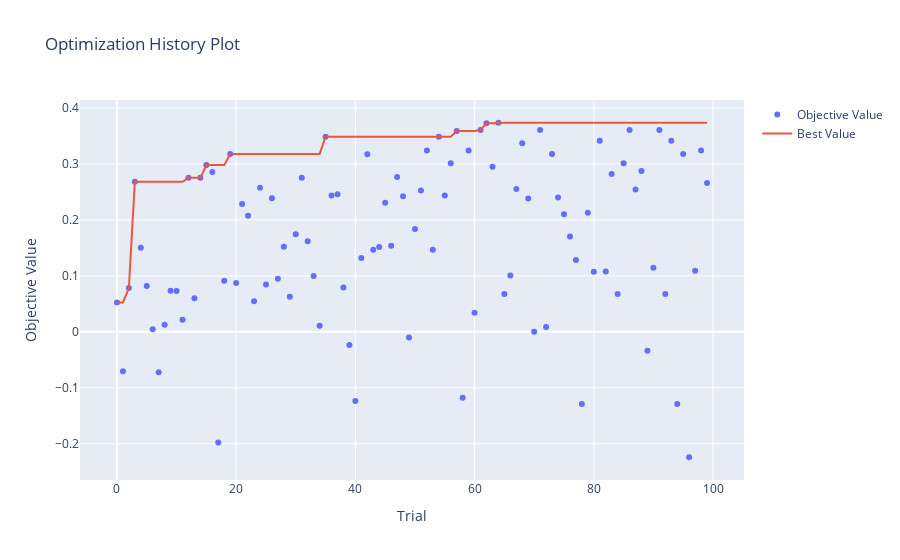
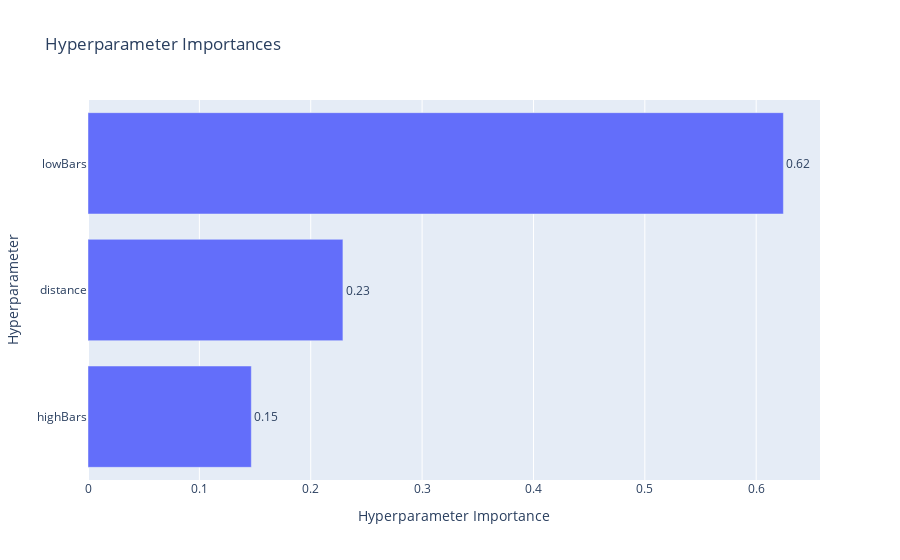
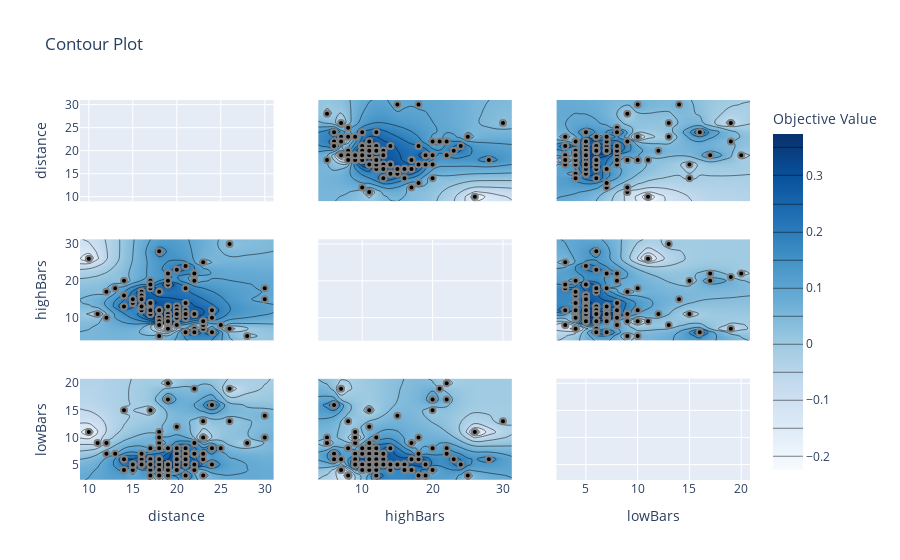
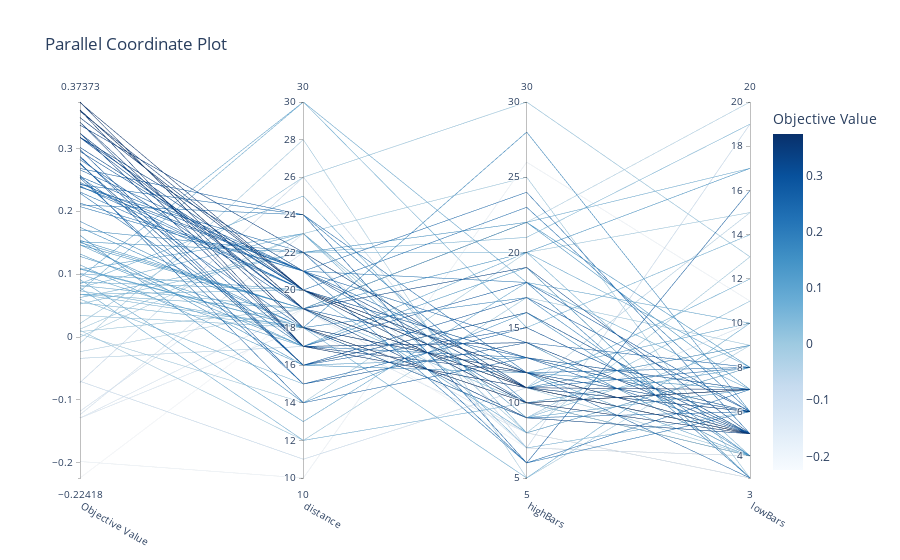

The cell these charts' notebook holds for them, in order:
### Code cell
optuna.visualization.plot_optimization_history(study).show()
optuna.visualization.plot_param_importances(study).show()
optuna.visualization.plot_contour(study).show()
optuna.visualization.plot_parallel_coordinate(study).show()

### Figure 1 — Plotly figure (JSON) as saved in the notebook; plotly's stock layout.template omitted (floating-point values rounded to 4 significant figures)
{"data": [{"mode": "markers", "name": "Objective Value", "type": "scatter", "x": [0, 1, 2, 3, 4, 5, 6, 7, 8, 9, 10, 11, 12, 13, 14, 15, 16, 17, 18, 19, 20, 21, 22, 23, 24, 25, 26, 27, 28, 29, 30, 31, 32, 33, 34, 35, 36, 37, 38, 39, 40, 41, 42, 43, 44, 45, 46, 47, 48, 49, 50, 51, 52, 53, 54, 55, 56, 57, 58, 59, 60, 61, 62, 63, 64, 65, 66, 67, 68, 69, 70, 71, 72, 73, 74, 75, 76, 77, 78, 79, 80, 81, 82, 83, 84, 85, 86, 87, 88, 89, 90, 91, 92, 93, 94, 95, 96, 97, 98, 99], "y": [0.0525, -0.07037, 0.07813, 0.2681, 0.1503, 0.08195, 0.004535, -0.07242, 0.01254, 0.07346, 0.07309, 0.02146, 0.2752, 0.06014, 0.2752, 0.298, 0.2856, -0.1979, 0.09126, 0.3177, 0.08728, 0.2287, 0.2074, 0.05449, 0.2574, 0.08468, 0.2388, 0.0949, 0.1521, 0.06275, 0.1743, 0.2752, 0.1617, 0.09989, 0.01074, 0.3489, 0.2438, 0.2461, 0.07917, -0.02335, -0.1235, 0.132, 0.3174, 0.1467, 0.1516, 0.2306, 0.1538, 0.2766, 0.2422, -0.009965, 0.1839, 0.2528, 0.324, 0.1467, 0.3489, 0.2438, 0.3015, 0.359, -0.1179, 0.3239, 0.03426, 0.361, 0.3729, 0.2953, 0.3737, 0.0678, 0.1006, 0.2552, 0.3369, 0.2383, 0.0001339, 0.361, 0.008636, 0.3177, 0.2403, 0.2101, 0.1702, 0.1282, -0.1288, 0.2129, 0.1072, 0.3416, 0.108, 0.282, 0.0678, 0.3015, 0.361, 0.2543, 0.2874, -0.0339, 0.1147, 0.361, 0.0678, 0.3416, -0.1288, 0.3177, -0.2242, 0.1093, 0.3239, 0.2659]}, {"mode": "lines", "name": "Best Value", "type": "scatter", "x": [0, 1, 2, 3, 4, 5, 6, 7, 8, 9, 10, 11, 12, 13, 14, 15, 16, 17, 18, 19, 20, 21, 22, 23, 24, 25, 26, 27, 28, 29, 30, 31, 32, 33, 34, 35, 36, 37, 38, 39, 40, 41, 42, 43, 44, 45, 46, 47, 48, 49, 50, 51, 52, 53, 54, 55, 56, 57, 58, 59, 60, 61, 62, 63, 64, 65, 66, 67, 68, 69, 70, 71, 72, 73, 74, 75, 76, 77, 78, 79, 80, 81, 82, 83, 84, 85, 86, 87, 88, 89, 90, 91, 92, 93, 94, 95, 96, 97, 98, 99], "y": [0.0525, 0.0525, 0.07813, 0.2681, 0.2681, 0.2681, 0.2681, 0.2681, 0.2681, 0.2681, 0.2681, 0.2681, 0.2752, 0.2752, 0.2752, 0.298, 0.298, 0.298, 0.298, 0.3177, 0.3177, 0.3177, 0.3177, 0.3177, 0.3177, 0.3177, 0.3177, 0.3177, 0.3177, 0.3177, 0.3177, 0.3177, 0.3177, 0.3177, 0.3177, 0.3489, 0.3489, 0.3489, 0.3489, 0.3489, 0.3489, 0.3489, 0.3489, 0.3489, 0.3489, 0.3489, 0.3489, 0.3489, 0.3489, 0.3489, 0.3489, 0.3489, 0.3489, 0.3489, 0.3489, 0.3489, 0.3489, 0.359, 0.359, 0.359, 0.359, 0.361, 0.3729, 0.3729, 0.3737, 0.3737, 0.3737, 0.3737, 0.3737, 0.3737, 0.3737, 0.3737, 0.3737, 0.3737, 0.3737, 0.3737, 0.3737, 0.3737, 0.3737, 0.3737, 0.3737, 0.3737, 0.3737, 0.3737, 0.3737, 0.3737, 0.3737, 0.3737, 0.3737, 0.3737, 0.3737, 0.3737, 0.3737, 0.3737, 0.3737, 0.3737, 0.3737, 0.3737, 0.3737, 0.3737]}, {"marker": {"color": "#cccccc"}, "mode": "markers", "name": "Infeasible Trial", "showlegend": false, "type": "scatter", "x": [], "y": []}], "layout": {"title": {"text": "Optimization History Plot"}, "xaxis": {"title": {"text": "Trial"}}, "yaxis": {"title": {"text": "Objective Value"}}}}

### Figure 2 — Plotly figure (JSON) as saved in the notebook; plotly's stock layout.template omitted (floating-point values rounded to 4 significant figures)
{"data": [{"cliponaxis": false, "hovertemplate": ["highBars (IntDistribution): 0.1466613490575902<extra></extra>", "distance (IntDistribution): 0.22891282225497617<extra></extra>", "lowBars (IntDistribution): 0.6244258286874337<extra></extra>"], "name": "Objective Value", "orientation": "h", "text": ["0.15", "0.23", "0.62"], "textposition": "outside", "type": "bar", "x": [0.1467, 0.2289, 0.6244], "y": ["highBars", "distance", "lowBars"]}], "layout": {"title": {"text": "Hyperparameter Importances"}, "xaxis": {"title": {"text": "Hyperparameter Importance"}}, "yaxis": {"title": {"text": "Hyperparameter"}}}}

### Figure 3 — Plotly figure (JSON) as saved in the notebook; plotly's stock layout.template omitted (floating-point values rounded to 4 significant figures; data arrays with more than 128 entries replaced by an {"elided": "..."} marker saying what was removed)
{"data": [{"type": "scatter", "xaxis": "x", "yaxis": "y"}, {"colorbar": {"title": {"text": "Objective Value"}}, "colorscale": [[0, "rgb(247,251,255)"], [0.125, "rgb(222,235,247)"], [0.25, "rgb(198,219,239)"], [0.375, "rgb(158,202,225)"], [0.5, "rgb(107,174,214)"], [0.625, "rgb(66,146,198)"], [0.75, "rgb(33,113,181)"], [0.875, "rgb(8,81,156)"], [1, "rgb(8,48,107)"]], "connectgaps": true, "contours": {"coloring": "heatmap"}, "hoverinfo": "none", "line": {"smoothing": 1.3}, "reversescale": false, "showscale": true, "type": "contour", "x": [9, 10, 11, 12, 13, 14, 15, 16, 17, 18, 19, 20, 21, 22, 23, 24, 25, 26, 28, 30, 31], "xaxis": "x4", "y": [3.75, 5, 6, 7, 8, 9, 10, 11, 12, 13, 14, 15, 16, 17, 18, 19, 20, 21, 22, 23, 24, 25, 26, 28, 30, 31.25], "yaxis": "y4", "z": {"elided": "26x21 float values"}}, {"marker": {"color": "black", "line": {"color": "Gray", "width": 2}}, "mode": "markers", "name": "Feasible Trial", "showlegend": false, "type": "scatter", "x": [22, 11, 12, 24, 19, 19, 14, 26, 23, 18, 30, 26, 16, 15, 16, 16, 17, 10, 13, 21, 20, 17, 21, 18, 14, 25, 21, 30, 16, 22, 18, 16, 14, 17, 12, 20, 21, 20, 23, 19, 23, 17, 19, 19, 22, 20, 19, 15, 24, 28, 18, 15, 17, 17, 20, 21, 20, 20, 22, 19, 18, 19, 20, 20, 18, 18, 20, 21, 22, 22, 23, 19, 19, 21, 20, 24, 22, 18, 19, 21, 23, 18, 18, 19, 20, 20, 17, 18, 16, 17, 16, 19, 19, 17, 18, 20, 19, 18, 19, 21], "xaxis": "x4", "y": [21, 11, 10, 6, 22, 22, 20, 7, 25, 5, 15, 30, 16, 14, 16, 17, 18, 26, 18, 11, 11, 13, 18, 9, 13, 8, 24, 18, 12, 20, 28, 16, 16, 20, 17, 10, 10, 11, 7, 22, 9, 14, 19, 19, 22, 23, 20, 14, 12, 5, 17, 15, 14, 19, 10, 10, 12, 12, 7, 9, 9, 11, 11, 13, 10, 10, 8, 12, 11, 6, 8, 11, 11, 11, 13, 10, 11, 10, 8, 6, 9, 12, 12, 13, 10, 12, 11, 9, 15, 11, 13, 11, 10, 12, 8, 11, 7, 12, 9, 14], "yaxis": "y4"}, {"colorbar": {"title": {"text": "Objective Value"}}, "colorscale": [[0, "rgb(247,251,255)"], [0.125, "rgb(222,235,247)"], [0.25, "rgb(198,219,239)"], [0.375, "rgb(158,202,225)"], [0.5, "rgb(107,174,214)"], [0.625, "rgb(66,146,198)"], [0.75, "rgb(33,113,181)"], [0.875, "rgb(8,81,156)"], [1, "rgb(8,48,107)"]], "connectgaps": true, "contours": {"coloring": "heatmap"}, "hoverinfo": "none", "line": {"smoothing": 1.3}, "reversescale": false, "showscale": false, "type": "contour", "x": [9, 10, 11, 12, 13, 14, 15, 16, 17, 18, 19, 20, 21, 22, 23, 24, 25, 26, 28, 30, 31], "xaxis": "x7", "y": [2.15, 3, 4, 5, 6, 7, 8, 9, 10, 11, 12, 13, 14, 15, 16, 17, 19, 20, 20.85], "yaxis": "y7", "z": {"elided": "19x21 float values"}}, {"marker": {"color": "black", "line": {"color": "Gray", "width": 2}}, "mode": "markers", "name": "Feasible Trial", "showlegend": false, "type": "scatter", "x": [22, 11, 12, 24, 19, 19, 14, 26, 23, 18, 30, 26, 16, 15, 16, 16, 17, 10, 13, 21, 20, 17, 21, 18, 14, 25, 21, 30, 16, 22, 18, 16, 14, 17, 12, 20, 21, 20, 23, 19, 23, 17, 19, 19, 22, 20, 19, 15, 24, 28, 18, 15, 17, 17, 20, 21, 20, 20, 22, 19, 18, 19, 20, 20, 18, 18, 20, 21, 22, 22, 23, 19, 19, 21, 20, 24, 22, 18, 19, 21, 23, 18, 18, 19, 20, 20, 17, 18, 16, 17, 16, 19, 19, 17, 18, 20, 19, 18, 19, 21], "xaxis": "x7", "y": [19, 9, 7, 16, 8, 17, 15, 19, 3, 10, 14, 13, 5, 4, 5, 6, 6, 11, 7, 6, 12, 6, 3, 9, 6, 8, 5, 10, 7, 4, 6, 5, 4, 8, 9, 7, 7, 8, 6, 20, 10, 4, 5, 3, 7, 6, 17, 5, 8, 9, 4, 5, 5, 3, 7, 7, 6, 5, 4, 5, 11, 5, 7, 7, 5, 4, 8, 3, 5, 7, 13, 5, 4, 6, 6, 5, 9, 8, 3, 6, 7, 5, 4, 5, 4, 6, 5, 6, 5, 15, 7, 5, 4, 5, 3, 6, 4, 10, 5, 8], "yaxis": "y7"}, {"colorbar": {"title": {"text": "Objective Value"}}, "colorscale": [[0, "rgb(247,251,255)"], [0.125, "rgb(222,235,247)"], [0.25, "rgb(198,219,239)"], [0.375, "rgb(158,202,225)"], [0.5, "rgb(107,174,214)"], [0.625, "rgb(66,146,198)"], [0.75, "rgb(33,113,181)"], [0.875, "rgb(8,81,156)"], [1, "rgb(8,48,107)"]], "connectgaps": true, "contours": {"coloring": "heatmap"}, "hoverinfo": "none", "line": {"smoothing": 1.3}, "reversescale": false, "showscale": false, "type": "contour", "x": [3.75, 5, 6, 7, 8, 9, 10, 11, 12, 13, 14, 15, 16, 17, 18, 19, 20, 21, 22, 23, 24, 25, 26, 28, 30, 31.25], "xaxis": "x2", "y": [9, 10, 11, 12, 13, 14, 15, 16, 17, 18, 19, 20, 21, 22, 23, 24, 25, 26, 28, 30, 31], "yaxis": "y2", "z": {"elided": "21x26 float values"}}, {"marker": {"color": "black", "line": {"color": "Gray", "width": 2}}, "mode": "markers", "name": "Feasible Trial", "showlegend": false, "type": "scatter", "x": [21, 11, 10, 6, 22, 22, 20, 7, 25, 5, 15, 30, 16, 14, 16, 17, 18, 26, 18, 11, 11, 13, 18, 9, 13, 8, 24, 18, 12, 20, 28, 16, 16, 20, 17, 10, 10, 11, 7, 22, 9, 14, 19, 19, 22, 23, 20, 14, 12, 5, 17, 15, 14, 19, 10, 10, 12, 12, 7, 9, 9, 11, 11, 13, 10, 10, 8, 12, 11, 6, 8, 11, 11, 11, 13, 10, 11, 10, 8, 6, 9, 12, 12, 13, 10, 12, 11, 9, 15, 11, 13, 11, 10, 12, 8, 11, 7, 12, 9, 14], "xaxis": "x2", "y": [22, 11, 12, 24, 19, 19, 14, 26, 23, 18, 30, 26, 16, 15, 16, 16, 17, 10, 13, 21, 20, 17, 21, 18, 14, 25, 21, 30, 16, 22, 18, 16, 14, 17, 12, 20, 21, 20, 23, 19, 23, 17, 19, 19, 22, 20, 19, 15, 24, 28, 18, 15, 17, 17, 20, 21, 20, 20, 22, 19, 18, 19, 20, 20, 18, 18, 20, 21, 22, 22, 23, 19, 19, 21, 20, 24, 22, 18, 19, 21, 23, 18, 18, 19, 20, 20, 17, 18, 16, 17, 16, 19, 19, 17, 18, 20, 19, 18, 19, 21], "yaxis": "y2"}, {"type": "scatter", "xaxis": "x5", "yaxis": "y5"}, {"colorbar": {"title": {"text": "Objective Value"}}, "colorscale": [[0, "rgb(247,251,255)"], [0.125, "rgb(222,235,247)"], [0.25, "rgb(198,219,239)"], [0.375, "rgb(158,202,225)"], [0.5, "rgb(107,174,214)"], [0.625, "rgb(66,146,198)"], [0.75, "rgb(33,113,181)"], [0.875, "rgb(8,81,156)"], [1, "rgb(8,48,107)"]], "connectgaps": true, "contours": {"coloring": "heatmap"}, "hoverinfo": "none", "line": {"smoothing": 1.3}, "reversescale": false, "showscale": false, "type": "contour", "x": [3.75, 5, 6, 7, 8, 9, 10, 11, 12, 13, 14, 15, 16, 17, 18, 19, 20, 21, 22, 23, 24, 25, 26, 28, 30, 31.25], "xaxis": "x8", "y": [2.15, 3, 4, 5, 6, 7, 8, 9, 10, 11, 12, 13, 14, 15, 16, 17, 19, 20, 20.85], "yaxis": "y8", "z": {"elided": "19x26 float values"}}, {"marker": {"color": "black", "line": {"color": "Gray", "width": 2}}, "mode": "markers", "name": "Feasible Trial", "showlegend": false, "type": "scatter", "x": [21, 11, 10, 6, 22, 22, 20, 7, 25, 5, 15, 30, 16, 14, 16, 17, 18, 26, 18, 11, 11, 13, 18, 9, 13, 8, 24, 18, 12, 20, 28, 16, 16, 20, 17, 10, 10, 11, 7, 22, 9, 14, 19, 19, 22, 23, 20, 14, 12, 5, 17, 15, 14, 19, 10, 10, 12, 12, 7, 9, 9, 11, 11, 13, 10, 10, 8, 12, 11, 6, 8, 11, 11, 11, 13, 10, 11, 10, 8, 6, 9, 12, 12, 13, 10, 12, 11, 9, 15, 11, 13, 11, 10, 12, 8, 11, 7, 12, 9, 14], "xaxis": "x8", "y": [19, 9, 7, 16, 8, 17, 15, 19, 3, 10, 14, 13, 5, 4, 5, 6, 6, 11, 7, 6, 12, 6, 3, 9, 6, 8, 5, 10, 7, 4, 6, 5, 4, 8, 9, 7, 7, 8, 6, 20, 10, 4, 5, 3, 7, 6, 17, 5, 8, 9, 4, 5, 5, 3, 7, 7, 6, 5, 4, 5, 11, 5, 7, 7, 5, 4, 8, 3, 5, 7, 13, 5, 4, 6, 6, 5, 9, 8, 3, 6, 7, 5, 4, 5, 4, 6, 5, 6, 5, 15, 7, 5, 4, 5, 3, 6, 4, 10, 5, 8], "yaxis": "y8"}, {"colorbar": {"title": {"text": "Objective Value"}}, "colorscale": [[0, "rgb(247,251,255)"], [0.125, "rgb(222,235,247)"], [0.25, "rgb(198,219,239)"], [0.375, "rgb(158,202,225)"], [0.5, "rgb(107,174,214)"], [0.625, "rgb(66,146,198)"], [0.75, "rgb(33,113,181)"], [0.875, "rgb(8,81,156)"], [1, "rgb(8,48,107)"]], "connectgaps": true, "contours": {"coloring": "heatmap"}, "hoverinfo": "none", "line": {"smoothing": 1.3}, "reversescale": false, "showscale": false, "type": "contour", "x": [2.15, 3, 4, 5, 6, 7, 8, 9, 10, 11, 12, 13, 14, 15, 16, 17, 19, 20, 20.85], "xaxis": "x3", "y": [9, 10, 11, 12, 13, 14, 15, 16, 17, 18, 19, 20, 21, 22, 23, 24, 25, 26, 28, 30, 31], "yaxis": "y3", "z": {"elided": "21x19 float values"}}, {"marker": {"color": "black", "line": {"color": "Gray", "width": 2}}, "mode": "markers", "name": "Feasible Trial", "showlegend": false, "type": "scatter", "x": [19, 9, 7, 16, 8, 17, 15, 19, 3, 10, 14, 13, 5, 4, 5, 6, 6, 11, 7, 6, 12, 6, 3, 9, 6, 8, 5, 10, 7, 4, 6, 5, 4, 8, 9, 7, 7, 8, 6, 20, 10, 4, 5, 3, 7, 6, 17, 5, 8, 9, 4, 5, 5, 3, 7, 7, 6, 5, 4, 5, 11, 5, 7, 7, 5, 4, 8, 3, 5, 7, 13, 5, 4, 6, 6, 5, 9, 8, 3, 6, 7, 5, 4, 5, 4, 6, 5, 6, 5, 15, 7, 5, 4, 5, 3, 6, 4, 10, 5, 8], "xaxis": "x3", "y": [22, 11, 12, 24, 19, 19, 14, 26, 23, 18, 30, 26, 16, 15, 16, 16, 17, 10, 13, 21, 20, 17, 21, 18, 14, 25, 21, 30, 16, 22, 18, 16, 14, 17, 12, 20, 21, 20, 23, 19, 23, 17, 19, 19, 22, 20, 19, 15, 24, 28, 18, 15, 17, 17, 20, 21, 20, 20, 22, 19, 18, 19, 20, 20, 18, 18, 20, 21, 22, 22, 23, 19, 19, 21, 20, 24, 22, 18, 19, 21, 23, 18, 18, 19, 20, 20, 17, 18, 16, 17, 16, 19, 19, 17, 18, 20, 19, 18, 19, 21], "yaxis": "y3"}, {"colorbar": {"title": {"text": "Objective Value"}}, "colorscale": [[0, "rgb(247,251,255)"], [0.125, "rgb(222,235,247)"], [0.25, "rgb(198,219,239)"], [0.375, "rgb(158,202,225)"], [0.5, "rgb(107,174,214)"], [0.625, "rgb(66,146,198)"], [0.75, "rgb(33,113,181)"], [0.875, "rgb(8,81,156)"], [1, "rgb(8,48,107)"]], "connectgaps": true, "contours": {"coloring": "heatmap"}, "hoverinfo": "none", "line": {"smoothing": 1.3}, "reversescale": false, "showscale": false, "type": "contour", "x": [2.15, 3, 4, 5, 6, 7, 8, 9, 10, 11, 12, 13, 14, 15, 16, 17, 19, 20, 20.85], "xaxis": "x6", "y": [3.75, 5, 6, 7, 8, 9, 10, 11, 12, 13, 14, 15, 16, 17, 18, 19, 20, 21, 22, 23, 24, 25, 26, 28, 30, 31.25], "yaxis": "y6", "z": {"elided": "26x19 float values"}}, {"marker": {"color": "black", "line": {"color": "Gray", "width": 2}}, "mode": "markers", "name": "Feasible Trial", "showlegend": false, "type": "scatter", "x": [19, 9, 7, 16, 8, 17, 15, 19, 3, 10, 14, 13, 5, 4, 5, 6, 6, 11, 7, 6, 12, 6, 3, 9, 6, 8, 5, 10, 7, 4, 6, 5, 4, 8, 9, 7, 7, 8, 6, 20, 10, 4, 5, 3, 7, 6, 17, 5, 8, 9, 4, 5, 5, 3, 7, 7, 6, 5, 4, 5, 11, 5, 7, 7, 5, 4, 8, 3, 5, 7, 13, 5, 4, 6, 6, 5, 9, 8, 3, 6, 7, 5, 4, 5, 4, 6, 5, 6, 5, 15, 7, 5, 4, 5, 3, 6, 4, 10, 5, 8], "xaxis": "x6", "y": [21, 11, 10, 6, 22, 22, 20, 7, 25, 5, 15, 30, 16, 14, 16, 17, 18, 26, 18, 11, 11, 13, 18, 9, 13, 8, 24, 18, 12, 20, 28, 16, 16, 20, 17, 10, 10, 11, 7, 22, 9, 14, 19, 19, 22, 23, 20, 14, 12, 5, 17, 15, 14, 19, 10, 10, 12, 12, 7, 9, 9, 11, 11, 13, 10, 10, 8, 12, 11, 6, 8, 11, 11, 11, 13, 10, 11, 10, 8, 6, 9, 12, 12, 13, 10, 12, 11, 9, 15, 11, 13, 11, 10, 12, 8, 11, 7, 12, 9, 14], "yaxis": "y6"}, {"type": "scatter", "xaxis": "x9", "yaxis": "y9"}], "layout": {"title": {"text": "Contour Plot"}, "xaxis": {"anchor": "y", "domain": [0, 0.2889], "matches": "x7", "range": [9, 31], "showticklabels": false}, "xaxis2": {"anchor": "y2", "domain": [0.3556, 0.6444], "matches": "x8", "range": [3.75, 31.25], "showticklabels": false}, "xaxis3": {"anchor": "y3", "domain": [0.7111, 1], "matches": "x9", "range": [2.15, 20.85], "showticklabels": false}, "xaxis4": {"anchor": "y4", "domain": [0, 0.2889], "matches": "x7", "range": [9, 31], "showticklabels": false}, "xaxis5": {"anchor": "y5", "domain": [0.3556, 0.6444], "matches": "x8", "range": [3.75, 31.25], "showticklabels": false}, "xaxis6": {"anchor": "y6", "domain": [0.7111, 1], "matches": "x9", "range": [2.15, 20.85], "showticklabels": false}, "xaxis7": {"anchor": "y7", "domain": [0, 0.2889], "range": [9, 31], "title": {"text": "distance"}}, "xaxis8": {"anchor": "y8", "domain": [0.3556, 0.6444], "range": [3.75, 31.25], "title": {"text": "highBars"}}, "xaxis9": {"anchor": "y9", "domain": [0.7111, 1], "range": [2.15, 20.85], "title": {"text": "lowBars"}}, "yaxis": {"anchor": "x", "domain": [0.7333, 1], "range": [9, 31], "title": {"text": "distance"}}, "yaxis2": {"anchor": "x2", "domain": [0.7333, 1], "matches": "y", "range": [9, 31], "showticklabels": false}, "yaxis3": {"anchor": "x3", "domain": [0.7333, 1], "matches": "y", "range": [9, 31], "showticklabels": false}, "yaxis4": {"anchor": "x4", "domain": [0.3667, 0.6333], "range": [3.75, 31.25], "title": {"text": "highBars"}}, "yaxis5": {"anchor": "x5", "domain": [0.3667, 0.6333], "matches": "y4", "range": [3.75, 31.25], "showticklabels": false}, "yaxis6": {"anchor": "x6", "domain": [0.3667, 0.6333], "matches": "y4", "range": [3.75, 31.25], "showticklabels": false}, "yaxis7": {"anchor": "x7", "domain": [0, 0.2667], "range": [2.15, 20.85], "title": {"text": "lowBars"}}, "yaxis8": {"anchor": "x8", "domain": [0, 0.2667], "matches": "y7", "range": [2.15, 20.85], "showticklabels": false}, "yaxis9": {"anchor": "x9", "domain": [0, 0.2667], "matches": "y7", "range": [2.15, 20.85], "showticklabels": false}}}

### Figure 4 — Plotly figure (JSON) as saved in the notebook; plotly's stock layout.template omitted (floating-point values rounded to 4 significant figures)
{"data": [{"dimensions": [{"label": "Objective Value", "range": [-0.2242, 0.3737], "values": [0.0525, -0.07037, 0.07813, 0.2681, 0.1503, 0.08195, 0.004535, -0.07242, 0.01254, 0.07346, 0.07309, 0.02146, 0.2752, 0.06014, 0.2752, 0.298, 0.2856, -0.1979, 0.09126, 0.3177, 0.08728, 0.2287, 0.2074, 0.05449, 0.2574, 0.08468, 0.2388, 0.0949, 0.1521, 0.06275, 0.1743, 0.2752, 0.1617, 0.09989, 0.01074, 0.3489, 0.2438, 0.2461, 0.07917, -0.02335, -0.1235, 0.132, 0.3174, 0.1467, 0.1516, 0.2306, 0.1538, 0.2766, 0.2422, -0.009965, 0.1839, 0.2528, 0.324, 0.1467, 0.3489, 0.2438, 0.3015, 0.359, -0.1179, 0.3239, 0.03426, 0.361, 0.3729, 0.2953, 0.3737, 0.0678, 0.1006, 0.2552, 0.3369, 0.2383, 0.0001339, 0.361, 0.008636, 0.3177, 0.2403, 0.2101, 0.1702, 0.1282, -0.1288, 0.2129, 0.1072, 0.3416, 0.108, 0.282, 0.0678, 0.3015, 0.361, 0.2543, 0.2874, -0.0339, 0.1147, 0.361, 0.0678, 0.3416, -0.1288, 0.3177, -0.2242, 0.1093, 0.3239, 0.2659]}, {"label": "distance", "range": [10, 30], "values": [22, 11, 12, 24, 19, 19, 14, 26, 23, 18, 30, 26, 16, 15, 16, 16, 17, 10, 13, 21, 20, 17, 21, 18, 14, 25, 21, 30, 16, 22, 18, 16, 14, 17, 12, 20, 21, 20, 23, 19, 23, 17, 19, 19, 22, 20, 19, 15, 24, 28, 18, 15, 17, 17, 20, 21, 20, 20, 22, 19, 18, 19, 20, 20, 18, 18, 20, 21, 22, 22, 23, 19, 19, 21, 20, 24, 22, 18, 19, 21, 23, 18, 18, 19, 20, 20, 17, 18, 16, 17, 16, 19, 19, 17, 18, 20, 19, 18, 19, 21]}, {"label": "highBars", "range": [5, 30], "values": [21, 11, 10, 6, 22, 22, 20, 7, 25, 5, 15, 30, 16, 14, 16, 17, 18, 26, 18, 11, 11, 13, 18, 9, 13, 8, 24, 18, 12, 20, 28, 16, 16, 20, 17, 10, 10, 11, 7, 22, 9, 14, 19, 19, 22, 23, 20, 14, 12, 5, 17, 15, 14, 19, 10, 10, 12, 12, 7, 9, 9, 11, 11, 13, 10, 10, 8, 12, 11, 6, 8, 11, 11, 11, 13, 10, 11, 10, 8, 6, 9, 12, 12, 13, 10, 12, 11, 9, 15, 11, 13, 11, 10, 12, 8, 11, 7, 12, 9, 14]}, {"label": "lowBars", "range": [3, 20], "values": [19, 9, 7, 16, 8, 17, 15, 19, 3, 10, 14, 13, 5, 4, 5, 6, 6, 11, 7, 6, 12, 6, 3, 9, 6, 8, 5, 10, 7, 4, 6, 5, 4, 8, 9, 7, 7, 8, 6, 20, 10, 4, 5, 3, 7, 6, 17, 5, 8, 9, 4, 5, 5, 3, 7, 7, 6, 5, 4, 5, 11, 5, 7, 7, 5, 4, 8, 3, 5, 7, 13, 5, 4, 6, 6, 5, 9, 8, 3, 6, 7, 5, 4, 5, 4, 6, 5, 6, 5, 15, 7, 5, 4, 5, 3, 6, 4, 10, 5, 8]}], "labelangle": 30, "labelside": "bottom", "line": {"color": [0.0525, -0.07037, 0.07813, 0.2681, 0.1503, 0.08195, 0.004535, -0.07242, 0.01254, 0.07346, 0.07309, 0.02146, 0.2752, 0.06014, 0.2752, 0.298, 0.2856, -0.1979, 0.09126, 0.3177, 0.08728, 0.2287, 0.2074, 0.05449, 0.2574, 0.08468, 0.2388, 0.0949, 0.1521, 0.06275, 0.1743, 0.2752, 0.1617, 0.09989, 0.01074, 0.3489, 0.2438, 0.2461, 0.07917, -0.02335, -0.1235, 0.132, 0.3174, 0.1467, 0.1516, 0.2306, 0.1538, 0.2766, 0.2422, -0.009965, 0.1839, 0.2528, 0.324, 0.1467, 0.3489, 0.2438, 0.3015, 0.359, -0.1179, 0.3239, 0.03426, 0.361, 0.3729, 0.2953, 0.3737, 0.0678, 0.1006, 0.2552, 0.3369, 0.2383, 0.0001339, 0.361, 0.008636, 0.3177, 0.2403, 0.2101, 0.1702, 0.1282, -0.1288, 0.2129, 0.1072, 0.3416, 0.108, 0.282, 0.0678, 0.3015, 0.361, 0.2543, 0.2874, -0.0339, 0.1147, 0.361, 0.0678, 0.3416, -0.1288, 0.3177, -0.2242, 0.1093, 0.3239, 0.2659], "colorbar": {"title": {"text": "Objective Value"}}, "colorscale": [[0, "rgb(247,251,255)"], [0.125, "rgb(222,235,247)"], [0.25, "rgb(198,219,239)"], [0.375, "rgb(158,202,225)"], [0.5, "rgb(107,174,214)"], [0.625, "rgb(66,146,198)"], [0.75, "rgb(33,113,181)"], [0.875, "rgb(8,81,156)"], [1, "rgb(8,48,107)"]], "reversescale": false, "showscale": true}, "type": "parcoords"}], "layout": {"title": {"text": "Parallel Coordinate Plot"}}}
